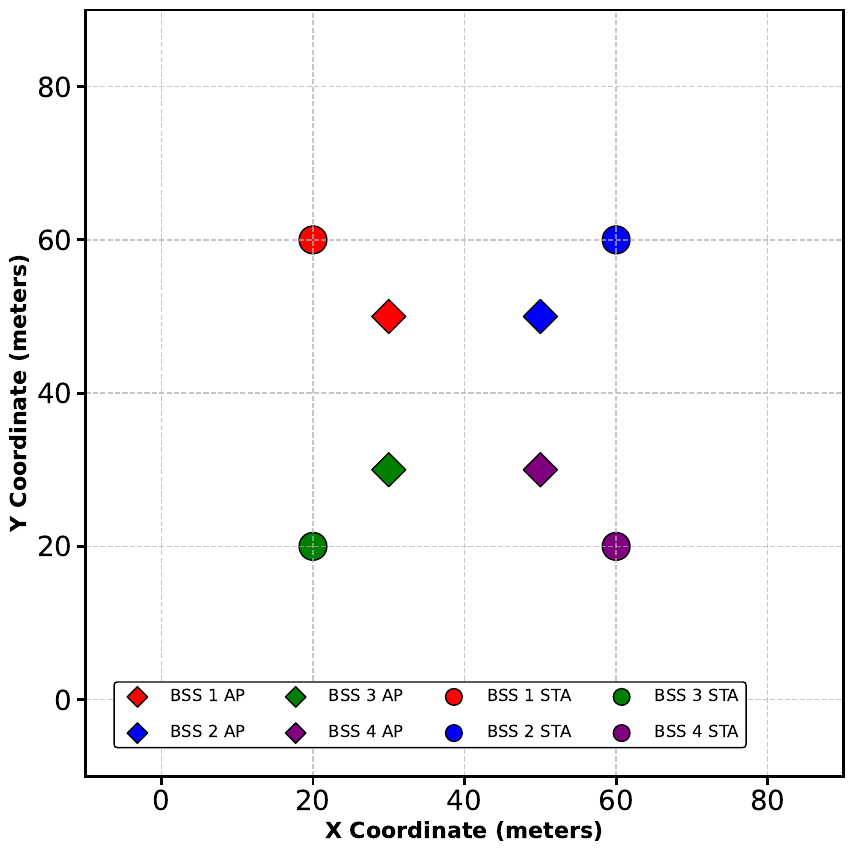

This chart was generated by the following Python code:
import matplotlib.pyplot as plt

plt.rcParams.update({
    'font.size': 20,               # Larger base font size
    'axes.labelsize': 16,          # Bigger axis labels
    'axes.titlesize': 25,          # Larger title
    'xtick.labelsize': 20,         # Bigger x-axis ticks
    'ytick.labelsize': 20,         # Bigger y-axis ticks
    'legend.fontsize': 12,         # Larger legend text
    'axes.linewidth': 2,           # Thicker axis lines
    'grid.linewidth': 1,           # Thicker grid lines
    'lines.markersize': 12,       # Larger markers
    'lines.markeredgewidth': 1.5   # Thicker marker edges
})

# Set up the figure
plt.figure(figsize=(10, 10))

# Create grids and labels
plt.grid(True, which='both', linestyle='--', alpha=0.7)
plt.xlabel('X Coordinate (meters)', fontweight='bold')
plt.ylabel('Y Coordinate (meters)', fontweight='bold')
# plt.title('WiFi 7 MLO-STR Static Scenario', pad=20, fontweight='bold')

# Set absolute axis limits (starting from 0)
plt.xlim(-10, 90)
plt.ylim(-10, 90)

# Make ticks more visible
ax = plt.gca()
ax.tick_params(axis='both', which='major', width=2, length=6)

# Define positions for APs and STAs
# BSS 
ap1 = [(30, 50)]
sta1 = (20, 60)

# BSS 2
ap2 = [(50, 50)]
sta2 = (60, 60)

# BSS 3
ap3 = [(30, 30)]
sta3 = (20, 20)

# BSS 4
ap4 = [(50, 30)]
sta4 = (60, 20)

# Plot APs (diamonds)
plt.scatter(*zip(*ap1), marker='D', s=300, c='red', edgecolor='black', label='BSS 1 AP')
plt.scatter(*zip(*ap2), marker='D', s=300, c='blue', edgecolor='black', label='BSS 2 AP')
plt.scatter(*zip(*ap3), marker='D', s=300, c='green', edgecolor='black', label='BSS 3 AP')
plt.scatter(*zip(*ap4), marker='D', s=300, c='purple', edgecolor='black', label='BSS 4 AP')

# Plot STAs (circles)
plt.scatter(*sta1, marker='o', s=400, c='red', edgecolor='black', label='BSS 1 STA')
plt.scatter(*sta2, marker='o', s=400, c='blue', edgecolor='black', label='BSS 2 STA')
plt.scatter(*sta3, marker='o', s=400, c='green', edgecolor='black', label='BSS 3 STA')
plt.scatter(*sta4, marker='o', s=400, c='purple', edgecolor='black', label='BSS 4 STA')

# Add legend with increased vertical spacing
legend = plt.legend(loc='lower left',
                   bbox_to_anchor=(0.02, 0.02),
                   ncol=4,
                   handletextpad=1.0,
                   handlelength=2.0,
                   borderaxespad=0.8,
                   labelspacing=1.2, 
                   framealpha=1, 
                   edgecolor='black',
                   markerscale=0.6)

# Adjust layout to prevent label cutoff
plt.tight_layout(pad=3.0)

# Save as PDF
plt.savefig('wifi7-static-scenario.pdf', 
               dpi=1200, 
               bbox_inches='tight', 
               pad_inches=0.1,
               format='pdf')
plt.close()

print("Plot saved as 'wifi7-static-scenario.pdf'")
